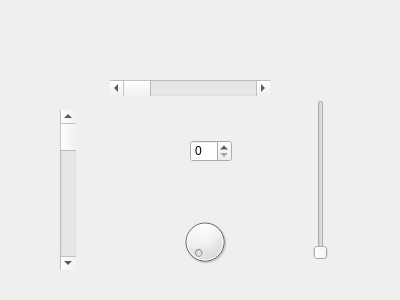
<?xml version="1.0" encoding="UTF-8"?>
<ui version="4.0">
 <class>MyWidget</class>
 <widget class="QWidget" name="MyWidget">
  <property name="geometry">
   <rect>
    <x>0</x>
    <y>0</y>
    <width>400</width>
    <height>300</height>
   </rect>
  </property>
  <property name="windowTitle">
   <string>MyWidget</string>
  </property>
  <widget class="QDial" name="dial">
   <property name="geometry">
    <rect>
     <x>180</x>
     <y>210</y>
     <width>50</width>
     <height>64</height>
    </rect>
   </property>
  </widget>
  <widget class="QScrollBar" name="horizontalScrollBar">
   <property name="geometry">
    <rect>
     <x>110</x>
     <y>80</y>
     <width>160</width>
     <height>16</height>
    </rect>
   </property>
   <property name="orientation">
    <enum>Qt::Horizontal</enum>
   </property>
  </widget>
  <widget class="QScrollBar" name="verticalScrollBar">
   <property name="geometry">
    <rect>
     <x>60</x>
     <y>110</y>
     <width>16</width>
     <height>160</height>
    </rect>
   </property>
   <property name="orientation">
    <enum>Qt::Vertical</enum>
   </property>
  </widget>
  <widget class="QSlider" name="verticalSlider">
   <property name="geometry">
    <rect>
     <x>310</x>
     <y>100</y>
     <width>22</width>
     <height>160</height>
    </rect>
   </property>
   <property name="orientation">
    <enum>Qt::Vertical</enum>
   </property>
  </widget>
  <widget class="QSpinBox" name="spinBox">
   <property name="geometry">
    <rect>
     <x>190</x>
     <y>140</y>
     <width>42</width>
     <height>22</height>
    </rect>
   </property>
  </widget>
 </widget>
 <layoutdefault spacing="6" margin="11"/>
 <resources/>
 <connections>
  <connection>
   <sender>dial</sender>
   <signal>sliderMoved(int)</signal>
   <receiver>verticalSlider</receiver>
   <slot>setValue(int)</slot>
   <hints>
    <hint type="sourcelabel">
     <x>207</x>
     <y>242</y>
    </hint>
    <hint type="destinationlabel">
     <x>313</x>
     <y>217</y>
    </hint>
   </hints>
  </connection>
  <connection>
   <sender>dial</sender>
   <signal>sliderMoved(int)</signal>
   <receiver>spinBox</receiver>
   <slot>setValue(int)</slot>
   <hints>
    <hint type="sourcelabel">
     <x>206</x>
     <y>237</y>
    </hint>
    <hint type="destinationlabel">
     <x>206</x>
     <y>145</y>
    </hint>
   </hints>
  </connection>
  <connection>
   <sender>dial</sender>
   <signal>sliderMoved(int)</signal>
   <receiver>horizontalScrollBar</receiver>
   <slot>setValue(int)</slot>
   <hints>
    <hint type="sourcelabel">
     <x>196</x>
     <y>240</y>
    </hint>
    <hint type="destinationlabel">
     <x>176</x>
     <y>86</y>
    </hint>
   </hints>
  </connection>
  <connection>
   <sender>dial</sender>
   <signal>sliderMoved(int)</signal>
   <receiver>verticalScrollBar</receiver>
   <slot>setValue(int)</slot>
   <hints>
    <hint type="sourcelabel">
     <x>186</x>
     <y>248</y>
    </hint>
    <hint type="destinationlabel">
     <x>72</x>
     <y>197</y>
    </hint>
   </hints>
  </connection>
 </connections>
</ui>
